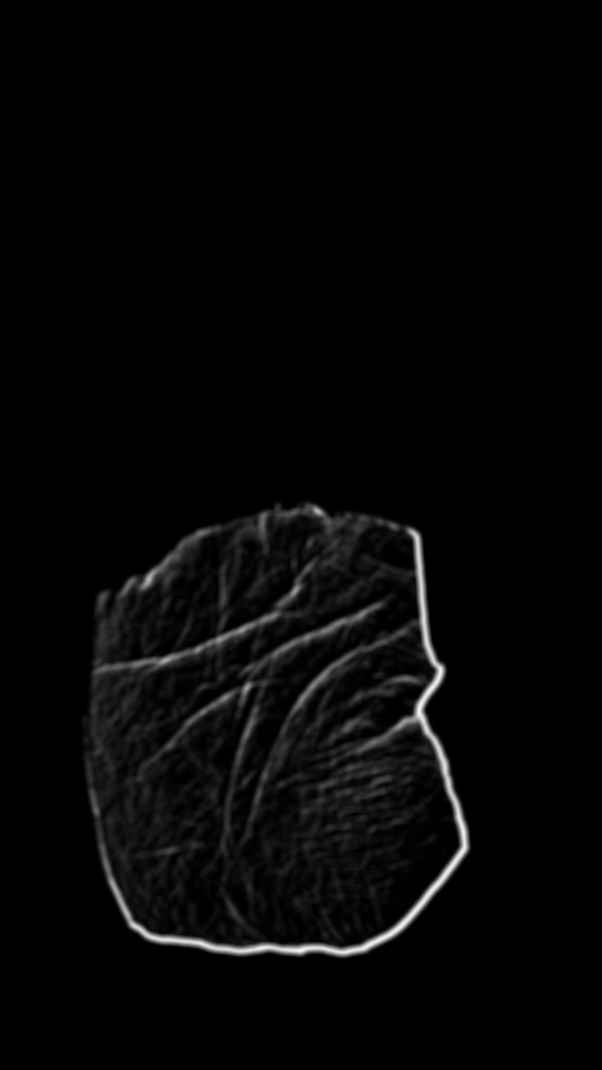
#> input picture test_img/sample5.4.png, 602 x 1070 px, found by its file name
$ python myownway.py
#> lines starting #> are read from the running program, lines starting #| are printed output that depends on the picture
### solutions/project3(curves detector)/lines.py
from lineone import LineOne
import numpy as np
import copy
import cv2

from solutions import utils


class Lines:
    def __init__(self):
        self.line_list = []
        self.number_of_front_points_to_find_slope = 4

    def add_line(self, line):
        self.line_list.append(line)

    def renew_work_area(self, point, max_distance, is_horizontal):
        for lineOne in self.line_list:
            lineOne.renew_work_area(point, max_distance, is_horizontal)

    # [100 lines left out: functions get_index_list_of_close_lines, combine_only_params, handle_point, filter_by_line_length, visualize_lines, sort and 2 more, not called in this run]

    def imshow(self, title, height, width):
        img = self.visualize_lines(height, width)
        cv2.imshow(title, img)

### solutions/project3(curves detector)/myownway.py
# This file is created to feature extracting
# thinned lines by my way.

import cv2
import copy
from lines import Lines
import numpy as np
import timeit
import solutions.zoom.main as zoom

timer_sum = 0
start = timeit.default_timer()


# 인풋으로 받은 캐니처리만 된 이미지에서 좌, 우, 위, 아래로 grayscle값이
# min_grayscle 매개변수보다 큰 부분부터 잘라낸 이미지를 리턴함
# 즉, 쓸데없는 빈 공간을 제거해서 연산을 줄임
def get_roi(img, min_grayscale=0):
    copied = copy.deepcopy(img)
    height, width = copied.shape[:2]

    topmost = 0
    downmost = height - 1
    leftmost = 0
    rightmost = width - 1

    done = False

    for x in range(width):
        if done is True:
            break
        for y in range(height):
            if copied[y][x] > min_grayscale:
                leftmost = x
                done = True

    done = False

    for y in range(height):
        if done is True:
            break
        for x in range(width):
            if copied[y][x] > min_grayscale:
                topmost = y
                done = True

    done = False

    for y in range(height - 1, -1, -1):
        if done is True:
            break
        for x in range(width):
            if copied[y][x] > min_grayscale:
                downmost = y
                done = True

    done = False

    for x in range(width - 1, -1, -1):
        if done is True:
            break
        for y in range(height):
            if copied[y][x] > min_grayscale:
                rightmost = x
                done = True

    return copied[topmost:downmost, leftmost:rightmost]


# 한 방향으로의 hline들의 리스트, nline을 리턴함
def find_one_orientation_lines(img_param, min_grayscale, max_grayscale, max_line_distance, is_horizontal):
    h, w = img_param.shape[:2]

    if is_horizontal:
        first_for_loop_max = w
        second_for_loop_max = h
    else:
        first_for_loop_max = h
        second_for_loop_max = w

    lines = Lines()
    min_j_gap = 3
    for i in range(first_for_loop_max):
        find = False
        prev_j = 0
        for j in range(second_for_loop_max):
            if is_horizontal:
                x = i
                y = j
            else:
                x = j
                y = i

            if img_param[y][x] > min_grayscale < max_grayscale and find is False:
                find = True
                lines.handle_point([x, y], max_line_distance)
                prev_j = j
            elif (min_grayscale >= img_param[y][x] or img_param[y][x] >= max_grayscale) and find is True:
                find = False
                if j - prev_j > min_j_gap:
                    lines.handle_point([x, y], max_line_distance)
        if is_horizontal:
            x = i
            y = 0
        else:
            x = 0
            y = i
        lines.renew_work_area([x, y], max_line_distance)

    return lines


# find_one_orientation_lines 함수를 사용해 가로선 nline 찾기
def find_horizontal_lines(img_param, min_grayscale, max_grayscale, max_line_distance):
    return find_one_orientation_lines(img_param, min_grayscale, max_grayscale, max_line_distance,
                                      is_horizontal=True)


# find_one_orientation_lines 함수를 사용해 세로선 nline 찾기
def find_vertical_lines(img_param, min_grayscale, max_grayscale, max_line_distance):
    return find_one_orientation_lines(img_param, min_grayscale, max_grayscale, max_line_distance,
                                      is_horizontal=False)


# 이미지와 값 조정 변수를 넣어주면 최종적으로 시각화된 이미지를 가로, 세로로 나눠 리턴함
# 외부에서 최종적으로 사용할 함수
def main(img_param, min_grayscale, max_grayscale, min_line_length, max_line_distance=3, number_of_lines_to_leave=10,
         timer_sum=0):
    # Getting roi part
    start = timeit.default_timer()
    cropped = get_roi(img_param)
    height, width = cropped.shape[:2]
    stop = timeit.default_timer()
    cv2.imshow("original", cropped)

    print("Getting roi: ", stop - start)
    timer_sum += stop - start

    # Finding lines part
    start = timeit.default_timer()
    horizontal_img = np.zeros((height, width, 1), dtype=np.uint8)
    vertical_img = np.zeros((height, width, 1), dtype=np.uint8)
    horizontal_lines = find_horizontal_lines(cropped, min_grayscale, max_grayscale, max_line_distance)
    vertical_lines = find_vertical_lines(cropped, min_grayscale, max_grayscale, max_line_distance)
    stop = timeit.default_timer()

    print("Finding lines: ", stop - start)
    timer_sum += stop - start

    # horizontal_lines.filter_by_line_length(min_line_length)
    # vertical_lines.filter_by_line_length(min_line_length)

    # Leaving long lines part
    start = timeit.default_timer()
    horizontal_lines.leave_long_lines(number_of_lines_to_leave=number_of_lines_to_leave)
    vertical_lines.leave_long_lines(number_of_lines_to_leave=number_of_lines_to_leave)
    stop = timeit.default_timer()

    print("Leaving long lines: ", stop - start)
    timer_sum += stop - start

    temp_max_distance = 1
    horizontal_lines.flatten(temp_max_distance, is_horizontal=True)
    vertical_lines.flatten(temp_max_distance, is_horizontal=False)

    # Visualizing part
    start = timeit.default_timer()
    horizontal_img = horizontal_lines.visualize_lines(horizontal_img, color=True)
    vertical_img = vertical_lines.visualize_lines(vertical_img, color=True)
    stop = timeit.default_timer()
    print("Visualizing: ", stop - start)

    print("Timer sum", timer_sum)
    return horizontal_img, vertical_img


# image_path = "C:/Users/think/Desktop/temp/threshold.png"
image_path = "C:/Users/think/workspace/palm-beesly/test_img/sample5.4.png"
img = cv2.imread(image_path, cv2.IMREAD_GRAYSCALE)
#> img is the input picture: shape (1070, 602); min 0, max 248, mean 6.1

if img is None:
    print("Image is empty!!")
    exit(1)

# img = zoom.zoom(img, 0.5)
# img = zoom.threshold(img)

# Default value is 0
# min_grayscale = 63
min_grayscale = 70

max_grayscale = 200

# The minimum number of dots in one line
# Default value is 4
min_line_length = 10

# Default value is 3
max_line_distance = 5

number_of_lines_to_leave = 10

stop = timeit.default_timer()

# Initializing part
timer_sum += stop - start
print("Initializing: ", stop - start)

img2, img3 = main(img, min_grayscale, max_grayscale,
                  min_line_length, max_line_distance, number_of_lines_to_leave, timer_sum)
#> in get_roi, `return copied[topmost:downmost, leftmost:rightmost]`:
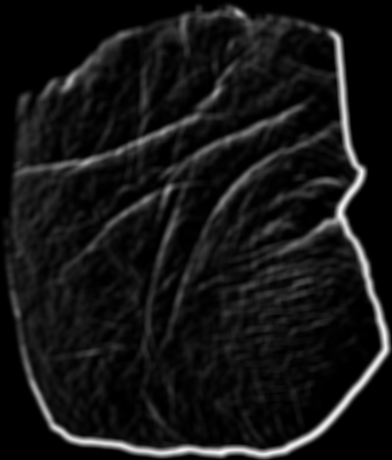
#> returned value: shape (460, 392); min 0, max 248, mean 21.6
#> (the run stopped early here; a loop or call above may not have finished)

$ run again, with test_img/sample0.1.png copied over test_img/sample5.4.png
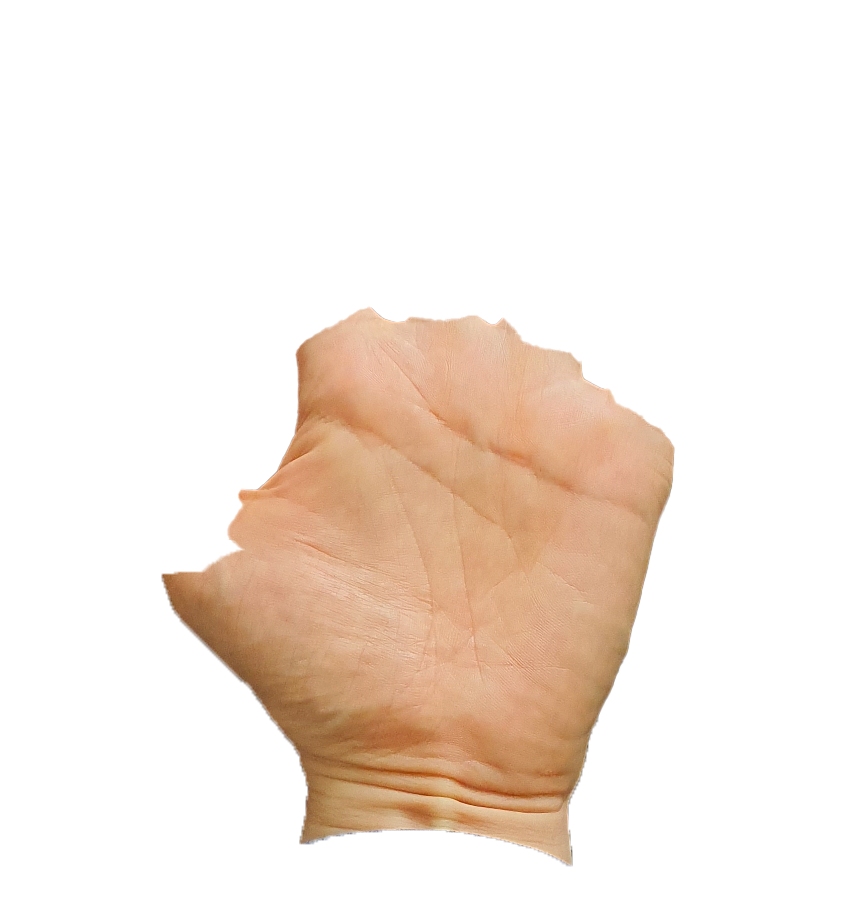
#> input picture test_img/sample0.1.png, 856 x 907 px, found by its file name
#> `img = cv2.imread(image_path, cv2.IMREAD_GRAYSCALE)`:
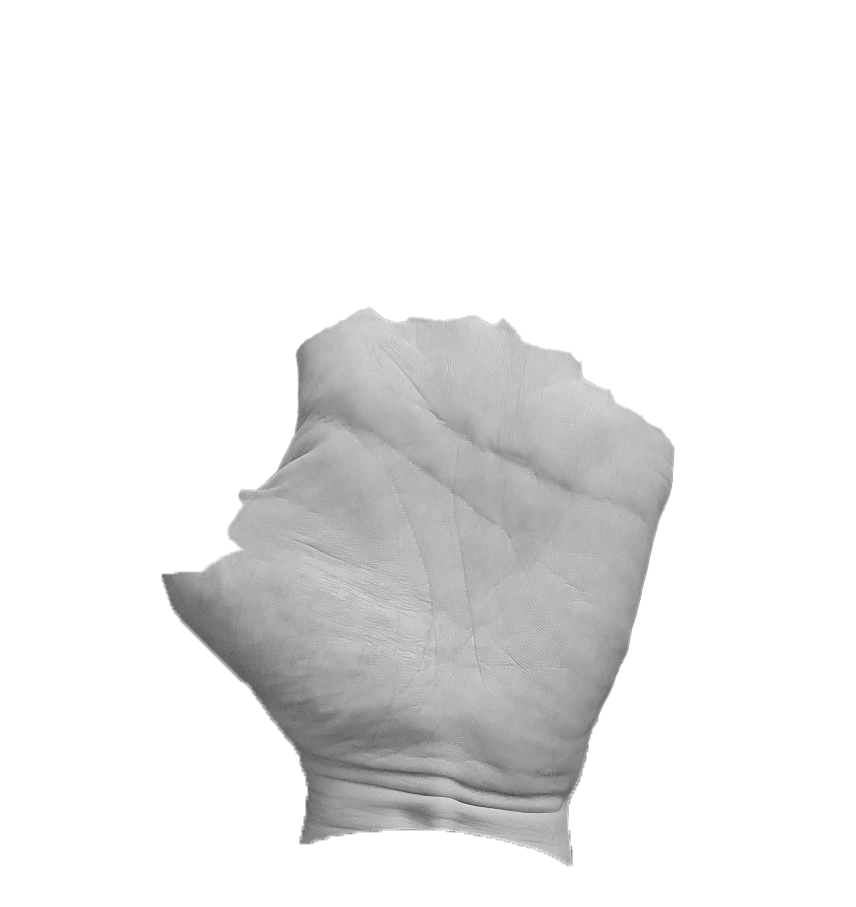
#> img: shape (907, 856); min 69, max 255, mean 235.1

$ run again, with test_img/sample0.2.png copied over test_img/sample5.4.png
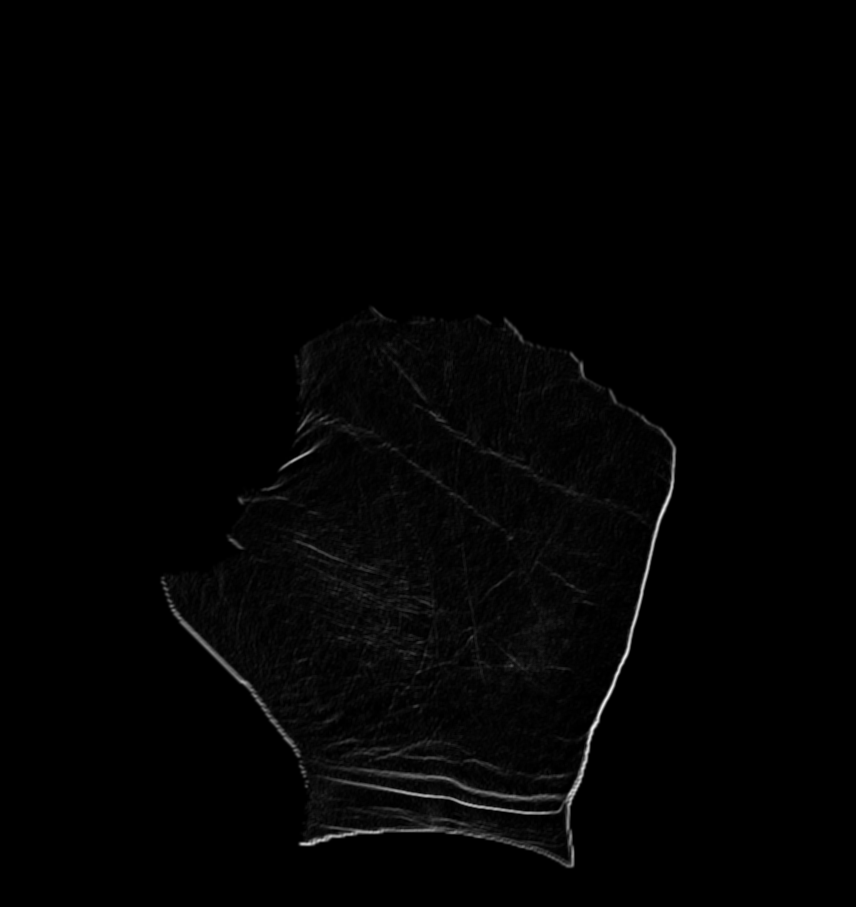
#> input picture test_img/sample0.2.png, 856 x 907 px, found by its file name
#> img is the input picture: shape (907, 856); min 0, max 240, mean 2.9
#> in get_roi, `return copied[topmost:downmost, leftmost:rightmost]`:
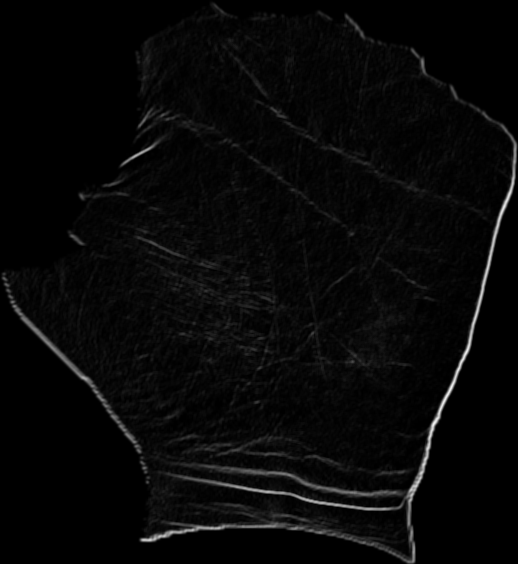
#> returned value: shape (564, 518); min 0, max 240, mean 7.6
